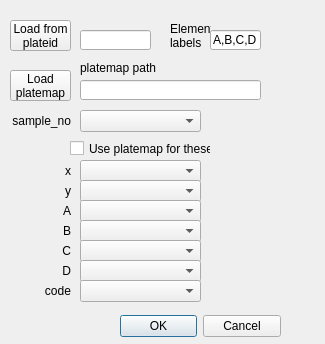
<?xml version="1.0" encoding="UTF-8"?>
<ui version="4.0">
 <class>LoadCSVDialog</class>
 <widget class="QDialog" name="LoadCSVDialog">
  <property name="geometry">
   <rect>
    <x>0</x>
    <y>0</y>
    <width>325</width>
    <height>344</height>
   </rect>
  </property>
  <property name="windowTitle">
   <string>ChooseImagesToSave</string>
  </property>
  <widget class="QDialogButtonBox" name="buttonBox">
   <property name="geometry">
    <rect>
     <x>120</x>
     <y>310</y>
     <width>161</width>
     <height>32</height>
    </rect>
   </property>
   <property name="orientation">
    <enum>Qt::Horizontal</enum>
   </property>
   <property name="standardButtons">
    <set>QDialogButtonBox::Cancel|QDialogButtonBox::Ok</set>
   </property>
  </widget>
  <widget class="QLineEdit" name="ellabelsLineEdit">
   <property name="geometry">
    <rect>
     <x>210</x>
     <y>30</y>
     <width>51</width>
     <height>20</height>
    </rect>
   </property>
   <property name="text">
    <string>A,B,C,D</string>
   </property>
   <property name="readOnly">
    <bool>false</bool>
   </property>
  </widget>
  <widget class="QLabel" name="label">
   <property name="geometry">
    <rect>
     <x>170</x>
     <y>20</y>
     <width>41</width>
     <height>31</height>
    </rect>
   </property>
   <property name="text">
    <string>Element
labels</string>
   </property>
  </widget>
  <widget class="QLabel" name="label_15">
   <property name="geometry">
    <rect>
     <x>10</x>
     <y>110</y>
     <width>61</width>
     <height>21</height>
    </rect>
   </property>
   <property name="text">
    <string>sample_no</string>
   </property>
   <property name="alignment">
    <set>Qt::AlignRight|Qt::AlignTrailing|Qt::AlignVCenter</set>
   </property>
  </widget>
  <widget class="QComboBox" name="sampleComboBox">
   <property name="geometry">
    <rect>
     <x>80</x>
     <y>110</y>
     <width>121</width>
     <height>22</height>
    </rect>
   </property>
   <property name="toolTip">
    <string>Apply all other filteres in this section to only this run</string>
   </property>
  </widget>
  <widget class="QComboBox" name="xComboBox">
   <property name="geometry">
    <rect>
     <x>80</x>
     <y>160</y>
     <width>121</width>
     <height>22</height>
    </rect>
   </property>
   <property name="toolTip">
    <string>Apply all other filteres in this section to only this run</string>
   </property>
  </widget>
  <widget class="QLabel" name="label_16">
   <property name="geometry">
    <rect>
     <x>10</x>
     <y>160</y>
     <width>61</width>
     <height>21</height>
    </rect>
   </property>
   <property name="text">
    <string>x</string>
   </property>
   <property name="alignment">
    <set>Qt::AlignRight|Qt::AlignTrailing|Qt::AlignVCenter</set>
   </property>
  </widget>
  <widget class="QComboBox" name="yComboBox">
   <property name="geometry">
    <rect>
     <x>80</x>
     <y>180</y>
     <width>121</width>
     <height>22</height>
    </rect>
   </property>
   <property name="toolTip">
    <string>Apply all other filteres in this section to only this run</string>
   </property>
  </widget>
  <widget class="QLabel" name="label_17">
   <property name="geometry">
    <rect>
     <x>10</x>
     <y>180</y>
     <width>61</width>
     <height>21</height>
    </rect>
   </property>
   <property name="text">
    <string>y</string>
   </property>
   <property name="alignment">
    <set>Qt::AlignRight|Qt::AlignTrailing|Qt::AlignVCenter</set>
   </property>
  </widget>
  <widget class="QComboBox" name="aComboBox">
   <property name="geometry">
    <rect>
     <x>80</x>
     <y>200</y>
     <width>121</width>
     <height>22</height>
    </rect>
   </property>
   <property name="toolTip">
    <string>Apply all other filteres in this section to only this run</string>
   </property>
  </widget>
  <widget class="QLabel" name="label_18">
   <property name="geometry">
    <rect>
     <x>10</x>
     <y>200</y>
     <width>61</width>
     <height>21</height>
    </rect>
   </property>
   <property name="text">
    <string>A</string>
   </property>
   <property name="alignment">
    <set>Qt::AlignRight|Qt::AlignTrailing|Qt::AlignVCenter</set>
   </property>
  </widget>
  <widget class="QComboBox" name="bComboBox">
   <property name="geometry">
    <rect>
     <x>80</x>
     <y>220</y>
     <width>121</width>
     <height>22</height>
    </rect>
   </property>
   <property name="toolTip">
    <string>Apply all other filteres in this section to only this run</string>
   </property>
  </widget>
  <widget class="QLabel" name="label_19">
   <property name="geometry">
    <rect>
     <x>10</x>
     <y>220</y>
     <width>61</width>
     <height>21</height>
    </rect>
   </property>
   <property name="text">
    <string>B</string>
   </property>
   <property name="alignment">
    <set>Qt::AlignRight|Qt::AlignTrailing|Qt::AlignVCenter</set>
   </property>
  </widget>
  <widget class="QComboBox" name="cComboBox">
   <property name="geometry">
    <rect>
     <x>80</x>
     <y>240</y>
     <width>121</width>
     <height>22</height>
    </rect>
   </property>
   <property name="toolTip">
    <string>Apply all other filteres in this section to only this run</string>
   </property>
  </widget>
  <widget class="QLabel" name="label_20">
   <property name="geometry">
    <rect>
     <x>10</x>
     <y>240</y>
     <width>61</width>
     <height>21</height>
    </rect>
   </property>
   <property name="text">
    <string>C</string>
   </property>
   <property name="alignment">
    <set>Qt::AlignRight|Qt::AlignTrailing|Qt::AlignVCenter</set>
   </property>
  </widget>
  <widget class="QComboBox" name="dComboBox">
   <property name="geometry">
    <rect>
     <x>80</x>
     <y>260</y>
     <width>121</width>
     <height>22</height>
    </rect>
   </property>
   <property name="toolTip">
    <string>Apply all other filteres in this section to only this run</string>
   </property>
  </widget>
  <widget class="QLabel" name="label_21">
   <property name="geometry">
    <rect>
     <x>10</x>
     <y>260</y>
     <width>61</width>
     <height>21</height>
    </rect>
   </property>
   <property name="text">
    <string>D</string>
   </property>
   <property name="alignment">
    <set>Qt::AlignRight|Qt::AlignTrailing|Qt::AlignVCenter</set>
   </property>
  </widget>
  <widget class="QComboBox" name="codeComboBox">
   <property name="geometry">
    <rect>
     <x>80</x>
     <y>280</y>
     <width>121</width>
     <height>22</height>
    </rect>
   </property>
   <property name="toolTip">
    <string>Apply all other filteres in this section to only this run</string>
   </property>
  </widget>
  <widget class="QLabel" name="label_22">
   <property name="geometry">
    <rect>
     <x>10</x>
     <y>280</y>
     <width>61</width>
     <height>21</height>
    </rect>
   </property>
   <property name="text">
    <string>code</string>
   </property>
   <property name="alignment">
    <set>Qt::AlignRight|Qt::AlignTrailing|Qt::AlignVCenter</set>
   </property>
  </widget>
  <widget class="QLineEdit" name="plateidLineEdit">
   <property name="geometry">
    <rect>
     <x>80</x>
     <y>30</y>
     <width>71</width>
     <height>20</height>
    </rect>
   </property>
   <property name="text">
    <string/>
   </property>
  </widget>
  <widget class="QPushButton" name="plateidPushButton">
   <property name="geometry">
    <rect>
     <x>10</x>
     <y>20</y>
     <width>61</width>
     <height>31</height>
    </rect>
   </property>
   <property name="text">
    <string>Load from
plateid</string>
   </property>
  </widget>
  <widget class="QLabel" name="label_2">
   <property name="geometry">
    <rect>
     <x>80</x>
     <y>60</y>
     <width>91</width>
     <height>16</height>
    </rect>
   </property>
   <property name="text">
    <string>platemap path</string>
   </property>
  </widget>
  <widget class="QLineEdit" name="platemapLineEdit">
   <property name="geometry">
    <rect>
     <x>80</x>
     <y>80</y>
     <width>181</width>
     <height>20</height>
    </rect>
   </property>
   <property name="text">
    <string/>
   </property>
   <property name="alignment">
    <set>Qt::AlignRight|Qt::AlignTrailing|Qt::AlignVCenter</set>
   </property>
  </widget>
  <widget class="QPushButton" name="platemapPushButton">
   <property name="geometry">
    <rect>
     <x>10</x>
     <y>70</y>
     <width>61</width>
     <height>31</height>
    </rect>
   </property>
   <property name="text">
    <string>Load
platemap</string>
   </property>
  </widget>
  <widget class="QCheckBox" name="useplatemapCheckBox">
   <property name="geometry">
    <rect>
     <x>70</x>
     <y>140</y>
     <width>141</width>
     <height>17</height>
    </rect>
   </property>
   <property name="text">
    <string>Use platemap for these:</string>
   </property>
  </widget>
 </widget>
 <resources/>
 <connections>
  <connection>
   <sender>buttonBox</sender>
   <signal>accepted()</signal>
   <receiver>LoadCSVDialog</receiver>
   <slot>accept()</slot>
   <hints>
    <hint type="sourcelabel">
     <x>248</x>
     <y>254</y>
    </hint>
    <hint type="destinationlabel">
     <x>157</x>
     <y>274</y>
    </hint>
   </hints>
  </connection>
  <connection>
   <sender>buttonBox</sender>
   <signal>rejected()</signal>
   <receiver>LoadCSVDialog</receiver>
   <slot>reject()</slot>
   <hints>
    <hint type="sourcelabel">
     <x>316</x>
     <y>260</y>
    </hint>
    <hint type="destinationlabel">
     <x>286</x>
     <y>274</y>
    </hint>
   </hints>
  </connection>
 </connections>
</ui>
